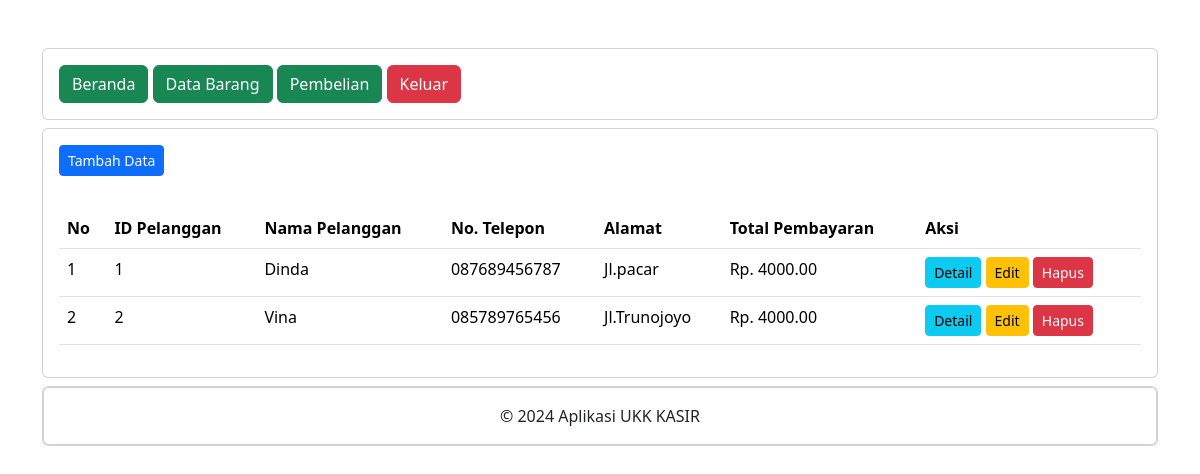
The page /petugas/pembelian.php (signed in) on the database its author committed.
### tables this page shows
CREATE TABLE `penjualan` (
  `PenjualanID` int(11) NOT NULL,
  `TanggalPenjualan` date NOT NULL,
  `TotalHarga` decimal(10,2) NOT NULL,
  `PelangganID` int(11) UNSIGNED NOT NULL
);

CREATE TABLE `pelanggan` (
  `PelangganID` int(11) UNSIGNED NOT NULL,
  `NamaPelanggan` varchar(255) NOT NULL,
  `Alamat` text NOT NULL,
  `NomorTelepon` varchar(15) NOT NULL
);

### petugas/pembelian.php (the view, shortened to what this page needs)
<?php
include "header.php";
include "navbar.php";
?>
<div class="card mt-2">
    <div class="card-body">
        <button type="button" class="btn btn-primary btn-sm" data-bs-toggle="modal"
        data-bs-target="#tambah-data">
            Tambah Data
        </button>
    </div>
    <div class="card-body">
    <table class="table">
        <thead>
            <tr>
                <th>No</th>
                <th>ID Pelanggan</th>
                <th>Nama Pelanggan</th>
                <th>No. Telepon</th>
                <th>Alamat</th>
                <th>Total Pembayaran</th>
                <th>Aksi</th>
            </tr>
        </thead>
        <tbody>
            <?php
            include '../koneksi.php';
            $no = 1;
$data = mysqli_query($koneksi, "SELECT * FROM pelanggan INNER JOIN penjualan ON pelanggan.PelangganID=penjualan.PelangganID");
while($d = mysqli_fetch_array($data)){
    ?>
    <tr>
        <td><?php echo $no++; ?></td>
        <td><?php echo $d['PelangganID']; ?></td>
        <td><?php echo $d['NamaPelanggan']; ?></td>
        <td><?php echo $d['NomorTelepon']; ?></td>
        <td><?php echo $d['Alamat']; ?></td>
        <td>Rp. <?php echo $d['TotalHarga']; ?></td>
        <td>
            <a class="btn btn-info btn-sm" href="detail_pembelian.php?PelangganID=<?php echo $d['PelangganID']; ?>">Detail</a>
            <button type="button" class="btn btn-warning btn-sm" data-bs-toggle="modal" data-bs-target="#edit-data<?php echo $d['PelangganID']; ?>">
                Edit
            </button>
            <button type="button" class="btn btn-danger btn-sm" data-bs-toggle="modal" data-bs-target="#hapus-data<?php echo $d['PelangganID']; ?>">
                Hapus
            </button>
        </td>
    </tr>
                    <?php  } ?>
                </tbody>
            </table>
        </div>
    </div>
    <?php
    include "footer.php";
    ?>

### rows shown on the page
penjualan: PelangganID "1", PelangganID.NamaPelanggan "Dinda", PelangganID.NomorTelepon "087689456787", PelangganID.Alamat "Jl.pacar", TotalHarga "4000.00"
penjualan: PelangganID "2", PelangganID.NamaPelanggan "Vina", PelangganID.NomorTelepon "085789765456", PelangganID.Alamat "Jl.Trunojoyo", TotalHarga "4000.00"
